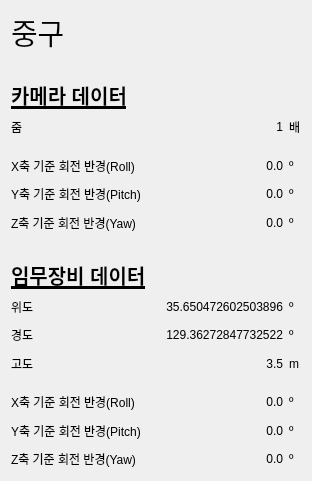
<?xml version="1.0" encoding="UTF-8"?>
<ui version="4.0">
 <class>dialog</class>
 <widget class="QDialog" name="dialog">
  <property name="geometry">
   <rect>
    <x>0</x>
    <y>0</y>
    <width>312</width>
    <height>481</height>
   </rect>
  </property>
  <property name="windowTitle">
   <string>장치 정보</string>
  </property>
  <layout class="QGridLayout" name="gridLayout_2">
   <item row="0" column="0">
    <layout class="QGridLayout" name="gridLayout" columnstretch="2,0,0">
     <item row="6" column="0">
      <widget class="QLabel" name="label_title_cam_pitch">
       <property name="text">
        <string>Y축 기준 회전 반경(Pitch)</string>
       </property>
      </widget>
     </item>
     <item row="12" column="2">
      <widget class="QLabel" name="label_title_meter">
       <property name="text">
        <string>m</string>
       </property>
      </widget>
     </item>
     <item row="3" column="0">
      <widget class="QLabel" name="label_title_cam_zoom">
       <property name="text">
        <string>줌</string>
       </property>
      </widget>
     </item>
     <item row="3" column="1">
      <widget class="QLabel" name="label_data_cam_zoom">
       <property name="inputMethodHints">
        <set>Qt::InputMethodHint::ImhNoTextHandles</set>
       </property>
       <property name="text">
        <string>1</string>
       </property>
       <property name="alignment">
        <set>Qt::AlignmentFlag::AlignRight|Qt::AlignmentFlag::AlignTrailing|Qt::AlignmentFlag::AlignVCenter</set>
       </property>
      </widget>
     </item>
     <item row="5" column="0">
      <widget class="QLabel" name="label_title_cam_roll">
       <property name="text">
        <string>X축 기준 회전 반경(Roll)</string>
       </property>
      </widget>
     </item>
     <item row="1" column="0">
      <spacer name="verticalSpacer_6">
       <property name="orientation">
        <enum>Qt::Orientation::Vertical</enum>
       </property>
       <property name="sizeType">
        <enum>QSizePolicy::Policy::Fixed</enum>
       </property>
       <property name="sizeHint" stdset="0">
        <size>
         <width>20</width>
         <height>20</height>
        </size>
       </property>
      </spacer>
     </item>
     <item row="11" column="1">
      <widget class="QLabel" name="label_data_md_lng">
       <property name="inputMethodHints">
        <set>Qt::InputMethodHint::ImhNoTextHandles</set>
       </property>
       <property name="text">
        <string>129.36272847732522</string>
       </property>
       <property name="alignment">
        <set>Qt::AlignmentFlag::AlignRight|Qt::AlignmentFlag::AlignTrailing|Qt::AlignmentFlag::AlignVCenter</set>
       </property>
      </widget>
     </item>
     <item row="14" column="2">
      <widget class="QLabel" name="label_title_degree_8">
       <property name="text">
        <string>º</string>
       </property>
      </widget>
     </item>
     <item row="3" column="2">
      <widget class="QLabel" name="label_title_fold">
       <property name="text">
        <string>배</string>
       </property>
      </widget>
     </item>
     <item row="0" column="0">
      <widget class="QLabel" name="label_title_md_location">
       <property name="font">
        <font>
         <family>휴먼둥근헤드라인</family>
         <pointsize>22</pointsize>
        </font>
       </property>
       <property name="text">
        <string>중구</string>
       </property>
      </widget>
     </item>
     <item row="10" column="0">
      <widget class="QLabel" name="label_title_md_lat">
       <property name="text">
        <string>위도</string>
       </property>
      </widget>
     </item>
     <item row="8" column="0">
      <spacer name="verticalSpacer_2">
       <property name="orientation">
        <enum>Qt::Orientation::Vertical</enum>
       </property>
       <property name="sizeType">
        <enum>QSizePolicy::Policy::Fixed</enum>
       </property>
       <property name="sizeHint" stdset="0">
        <size>
         <width>20</width>
         <height>20</height>
        </size>
       </property>
      </spacer>
     </item>
     <item row="16" column="0">
      <widget class="QLabel" name="label_title_md_yaw">
       <property name="text">
        <string>Z축 기준 회전 반경(Yaw)</string>
       </property>
      </widget>
     </item>
     <item row="7" column="2">
      <widget class="QLabel" name="label_title_degree_5">
       <property name="text">
        <string>º</string>
       </property>
      </widget>
     </item>
     <item row="6" column="2">
      <widget class="QLabel" name="label_title_degree_4">
       <property name="text">
        <string>º</string>
       </property>
      </widget>
     </item>
     <item row="2" column="0">
      <widget class="QLabel" name="label_title_title_camera">
       <property name="font">
        <font>
         <pointsize>15</pointsize>
         <italic>false</italic>
         <bold>true</bold>
         <underline>true</underline>
         <strikeout>false</strikeout>
        </font>
       </property>
       <property name="text">
        <string>카메라 데이터</string>
       </property>
      </widget>
     </item>
     <item row="7" column="1">
      <widget class="QLabel" name="label_data_cam_yaw">
       <property name="inputMethodHints">
        <set>Qt::InputMethodHint::ImhNoTextHandles</set>
       </property>
       <property name="text">
        <string>0.0</string>
       </property>
       <property name="alignment">
        <set>Qt::AlignmentFlag::AlignRight|Qt::AlignmentFlag::AlignTrailing|Qt::AlignmentFlag::AlignVCenter</set>
       </property>
      </widget>
     </item>
     <item row="16" column="1">
      <widget class="QLabel" name="label_data_md_yaw">
       <property name="inputMethodHints">
        <set>Qt::InputMethodHint::ImhNoTextHandles</set>
       </property>
       <property name="text">
        <string>0.0</string>
       </property>
       <property name="alignment">
        <set>Qt::AlignmentFlag::AlignRight|Qt::AlignmentFlag::AlignTrailing|Qt::AlignmentFlag::AlignVCenter</set>
       </property>
      </widget>
     </item>
     <item row="15" column="2">
      <widget class="QLabel" name="label_title_degree_9">
       <property name="text">
        <string>º</string>
       </property>
      </widget>
     </item>
     <item row="12" column="1">
      <widget class="QLabel" name="label_data_md_alt">
       <property name="inputMethodHints">
        <set>Qt::InputMethodHint::ImhNoTextHandles</set>
       </property>
       <property name="text">
        <string>3.5</string>
       </property>
       <property name="alignment">
        <set>Qt::AlignmentFlag::AlignRight|Qt::AlignmentFlag::AlignTrailing|Qt::AlignmentFlag::AlignVCenter</set>
       </property>
      </widget>
     </item>
     <item row="13" column="0">
      <spacer name="verticalSpacer_5">
       <property name="orientation">
        <enum>Qt::Orientation::Vertical</enum>
       </property>
       <property name="sizeType">
        <enum>QSizePolicy::Policy::Fixed</enum>
       </property>
       <property name="sizeHint" stdset="0">
        <size>
         <width>20</width>
         <height>10</height>
        </size>
       </property>
      </spacer>
     </item>
     <item row="14" column="1">
      <widget class="QLabel" name="label_data_md_roll">
       <property name="inputMethodHints">
        <set>Qt::InputMethodHint::ImhNoTextHandles</set>
       </property>
       <property name="text">
        <string>0.0</string>
       </property>
       <property name="alignment">
        <set>Qt::AlignmentFlag::AlignRight|Qt::AlignmentFlag::AlignTrailing|Qt::AlignmentFlag::AlignVCenter</set>
       </property>
      </widget>
     </item>
     <item row="15" column="0">
      <widget class="QLabel" name="label_title_md_pitch">
       <property name="text">
        <string>Y축 기준 회전 반경(Pitch)</string>
       </property>
      </widget>
     </item>
     <item row="7" column="0">
      <widget class="QLabel" name="label_title_cam_yaw">
       <property name="text">
        <string>Z축 기준 회전 반경(Yaw)</string>
       </property>
      </widget>
     </item>
     <item row="4" column="1">
      <spacer name="verticalSpacer_3">
       <property name="orientation">
        <enum>Qt::Orientation::Vertical</enum>
       </property>
       <property name="sizeType">
        <enum>QSizePolicy::Policy::Fixed</enum>
       </property>
       <property name="sizeHint" stdset="0">
        <size>
         <width>20</width>
         <height>10</height>
        </size>
       </property>
      </spacer>
     </item>
     <item row="6" column="1">
      <widget class="QLabel" name="label_data_cam_pitch">
       <property name="inputMethodHints">
        <set>Qt::InputMethodHint::ImhNoTextHandles</set>
       </property>
       <property name="text">
        <string>0.0</string>
       </property>
       <property name="alignment">
        <set>Qt::AlignmentFlag::AlignRight|Qt::AlignmentFlag::AlignTrailing|Qt::AlignmentFlag::AlignVCenter</set>
       </property>
      </widget>
     </item>
     <item row="11" column="2">
      <widget class="QLabel" name="label_title_degree_7">
       <property name="text">
        <string>º</string>
       </property>
      </widget>
     </item>
     <item row="10" column="2">
      <widget class="QLabel" name="label_title_degree_6">
       <property name="text">
        <string>º</string>
       </property>
      </widget>
     </item>
     <item row="9" column="0">
      <widget class="QLabel" name="label_title_title_md">
       <property name="font">
        <font>
         <pointsize>15</pointsize>
         <bold>true</bold>
         <underline>true</underline>
        </font>
       </property>
       <property name="text">
        <string>임무장비 데이터</string>
       </property>
      </widget>
     </item>
     <item row="11" column="0">
      <widget class="QLabel" name="label_title_md_lng">
       <property name="text">
        <string>경도</string>
       </property>
      </widget>
     </item>
     <item row="5" column="2">
      <widget class="QLabel" name="label_title_degree_3">
       <property name="text">
        <string>º</string>
       </property>
      </widget>
     </item>
     <item row="14" column="0">
      <widget class="QLabel" name="label_title_md_roll">
       <property name="text">
        <string>X축 기준 회전 반경(Roll)</string>
       </property>
      </widget>
     </item>
     <item row="16" column="2">
      <widget class="QLabel" name="label_title_degree_10">
       <property name="text">
        <string>º</string>
       </property>
      </widget>
     </item>
     <item row="10" column="1">
      <widget class="QLabel" name="label_data_md_lat">
       <property name="inputMethodHints">
        <set>Qt::InputMethodHint::ImhNoTextHandles</set>
       </property>
       <property name="text">
        <string> 35.650472602503896</string>
       </property>
       <property name="alignment">
        <set>Qt::AlignmentFlag::AlignRight|Qt::AlignmentFlag::AlignTrailing|Qt::AlignmentFlag::AlignVCenter</set>
       </property>
      </widget>
     </item>
     <item row="5" column="1">
      <widget class="QLabel" name="label_data_cam_roll">
       <property name="inputMethodHints">
        <set>Qt::InputMethodHint::ImhNoTextHandles</set>
       </property>
       <property name="text">
        <string>0.0</string>
       </property>
       <property name="alignment">
        <set>Qt::AlignmentFlag::AlignRight|Qt::AlignmentFlag::AlignTrailing|Qt::AlignmentFlag::AlignVCenter</set>
       </property>
      </widget>
     </item>
     <item row="12" column="0">
      <widget class="QLabel" name="label_title_md_alt">
       <property name="text">
        <string>고도</string>
       </property>
      </widget>
     </item>
     <item row="15" column="1">
      <widget class="QLabel" name="label_data_md_pitch">
       <property name="inputMethodHints">
        <set>Qt::InputMethodHint::ImhNoTextHandles</set>
       </property>
       <property name="text">
        <string>0.0</string>
       </property>
       <property name="alignment">
        <set>Qt::AlignmentFlag::AlignRight|Qt::AlignmentFlag::AlignTrailing|Qt::AlignmentFlag::AlignVCenter</set>
       </property>
      </widget>
     </item>
    </layout>
   </item>
  </layout>
 </widget>
 <resources/>
 <connections/>
</ui>
